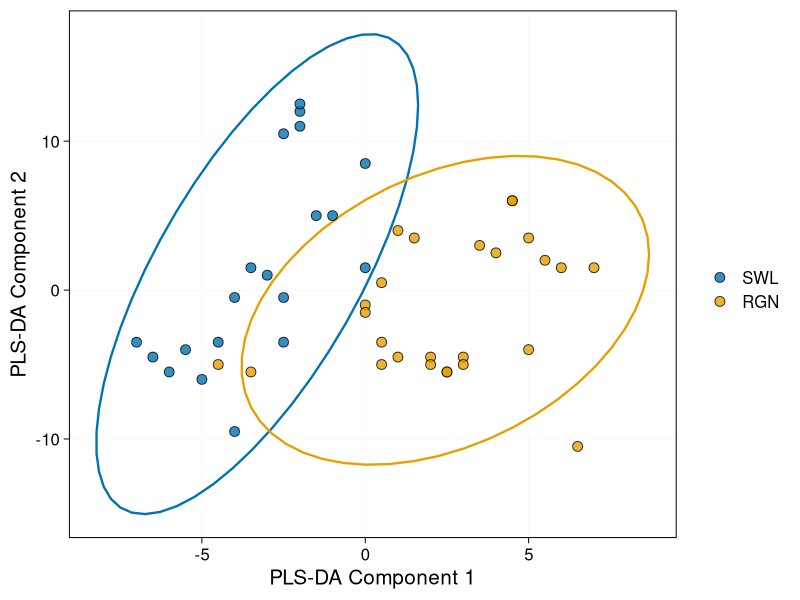

Recreate this plot in R.
library(ggplot2)
library(here)
setwd(here::here("figures/FigS7b"))

df = read.csv("data.csv", stringsAsFactors = FALSE)
df$group = factor(df$group, levels = c("swl", "rgn"))

group_colors = c("swl" = "#0072B2", "rgn" = "#E69F00")

p = ggplot(df, aes(x = xvar1, y = xvar2)) +
  stat_ellipse(aes(color = group), level = 0.95, linewidth = 0.8, show.legend = FALSE) +
  geom_point(aes(fill = group), shape = 21, size = 3, alpha = 0.8, color = "black") +
  scale_fill_manual(
    values = group_colors,
    labels = c("swl" = "SWL", "rgn" = "RGN"),
    name = ""
  ) +
  scale_color_manual(values = group_colors, guide = "none") +
  labs(
    x = "PLS-DA Component 1",
    y = "PLS-DA Component 2"
  ) +
  theme_linedraw(base_size = 15) +
  theme(
    panel.grid.major = element_line(colour = "grey90"),
    panel.grid.minor = element_blank(),
    legend.position = "right"
  )

ggsave("figs7b.png", p, width = 5.5, height = 4, dpi = 800, bg = "white")
